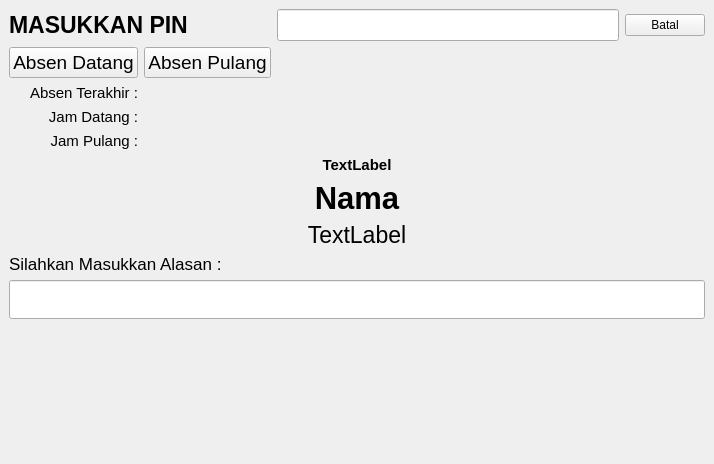
<?xml version="1.0" encoding="UTF-8"?>
<ui version="4.0">
 <class>MainWindow</class>
 <widget class="QMainWindow" name="MainWindow">
  <property name="geometry">
   <rect>
    <x>0</x>
    <y>0</y>
    <width>714</width>
    <height>464</height>
   </rect>
  </property>
  <property name="windowTitle">
   <string>MainWindow</string>
  </property>
  <widget class="QWidget" name="centralwidget">
   <layout class="QGridLayout" name="gridLayout_2">
    <item row="0" column="0">
     <layout class="QGridLayout" name="gridLayout">
      <item row="4" column="0">
       <widget class="QLabel" name="label_4">
        <property name="sizePolicy">
         <sizepolicy hsizetype="Preferred" vsizetype="Fixed">
          <horstretch>0</horstretch>
          <verstretch>0</verstretch>
         </sizepolicy>
        </property>
        <property name="font">
         <font>
          <pointsize>11</pointsize>
         </font>
        </property>
        <property name="text">
         <string>Jam Pulang :</string>
        </property>
        <property name="alignment">
         <set>Qt::AlignRight|Qt::AlignTrailing|Qt::AlignVCenter</set>
        </property>
       </widget>
      </item>
      <item row="2" column="0">
       <widget class="QLabel" name="label_2">
        <property name="sizePolicy">
         <sizepolicy hsizetype="Preferred" vsizetype="Fixed">
          <horstretch>0</horstretch>
          <verstretch>0</verstretch>
         </sizepolicy>
        </property>
        <property name="font">
         <font>
          <pointsize>11</pointsize>
         </font>
        </property>
        <property name="text">
         <string>Absen Terakhir :</string>
        </property>
        <property name="alignment">
         <set>Qt::AlignRight|Qt::AlignTrailing|Qt::AlignVCenter</set>
        </property>
       </widget>
      </item>
      <item row="3" column="0">
       <widget class="QLabel" name="label_3">
        <property name="sizePolicy">
         <sizepolicy hsizetype="Preferred" vsizetype="Fixed">
          <horstretch>0</horstretch>
          <verstretch>0</verstretch>
         </sizepolicy>
        </property>
        <property name="font">
         <font>
          <pointsize>11</pointsize>
         </font>
        </property>
        <property name="text">
         <string>Jam Datang :</string>
        </property>
        <property name="alignment">
         <set>Qt::AlignRight|Qt::AlignTrailing|Qt::AlignVCenter</set>
        </property>
       </widget>
      </item>
      <item row="2" column="1">
       <widget class="QLabel" name="labelAbsenTerakhir">
        <property name="font">
         <font>
          <pointsize>11</pointsize>
         </font>
        </property>
        <property name="text">
         <string/>
        </property>
       </widget>
      </item>
      <item row="5" column="0" colspan="4">
       <widget class="QLabel" name="labelNIK">
        <property name="font">
         <font>
          <pointsize>11</pointsize>
          <weight>75</weight>
          <bold>true</bold>
         </font>
        </property>
        <property name="text">
         <string>TextLabel</string>
        </property>
        <property name="alignment">
         <set>Qt::AlignBottom|Qt::AlignHCenter</set>
        </property>
       </widget>
      </item>
      <item row="6" column="0" colspan="4">
       <widget class="QLabel" name="labelNama">
        <property name="sizePolicy">
         <sizepolicy hsizetype="Preferred" vsizetype="Fixed">
          <horstretch>0</horstretch>
          <verstretch>0</verstretch>
         </sizepolicy>
        </property>
        <property name="font">
         <font>
          <pointsize>23</pointsize>
          <weight>75</weight>
          <bold>true</bold>
         </font>
        </property>
        <property name="text">
         <string>Nama</string>
        </property>
        <property name="alignment">
         <set>Qt::AlignBottom|Qt::AlignHCenter</set>
        </property>
       </widget>
      </item>
      <item row="0" column="2">
       <widget class="QLineEdit" name="lineEditNIK">
        <property name="font">
         <font>
          <pointsize>15</pointsize>
         </font>
        </property>
       </widget>
      </item>
      <item row="1" column="1">
       <widget class="QPushButton" name="pushButtonPulang">
        <property name="font">
         <font>
          <pointsize>14</pointsize>
         </font>
        </property>
        <property name="text">
         <string>Absen Pulang</string>
        </property>
       </widget>
      </item>
      <item row="7" column="0" colspan="4">
       <widget class="QLabel" name="labelJabatan">
        <property name="font">
         <font>
          <pointsize>17</pointsize>
         </font>
        </property>
        <property name="text">
         <string>TextLabel</string>
        </property>
        <property name="alignment">
         <set>Qt::AlignHCenter|Qt::AlignTop</set>
        </property>
       </widget>
      </item>
      <item row="0" column="0" colspan="2">
       <widget class="QLabel" name="label">
        <property name="font">
         <font>
          <pointsize>17</pointsize>
          <weight>75</weight>
          <bold>true</bold>
         </font>
        </property>
        <property name="text">
         <string>MASUKKAN PIN</string>
        </property>
       </widget>
      </item>
      <item row="1" column="0">
       <widget class="QPushButton" name="pushButtonDatang">
        <property name="font">
         <font>
          <pointsize>14</pointsize>
         </font>
        </property>
        <property name="text">
         <string>Absen Datang</string>
        </property>
       </widget>
      </item>
      <item row="0" column="3">
       <widget class="QPushButton" name="pushButtonBatal">
        <property name="text">
         <string>Batal</string>
        </property>
        <property name="icon">
         <iconset resource="../../icon.qrc">
          <normaloff>:/icon/DESIGN/icon/32x32/cancel.png</normaloff>:/icon/DESIGN/icon/32x32/cancel.png</iconset>
        </property>
        <property name="iconSize">
         <size>
          <width>32</width>
          <height>32</height>
         </size>
        </property>
       </widget>
      </item>
      <item row="3" column="1">
       <widget class="QLabel" name="labelJamDatang">
        <property name="font">
         <font>
          <pointsize>11</pointsize>
         </font>
        </property>
        <property name="text">
         <string/>
        </property>
       </widget>
      </item>
      <item row="4" column="1">
       <widget class="QLabel" name="labelJamPulang">
        <property name="font">
         <font>
          <pointsize>11</pointsize>
         </font>
        </property>
        <property name="text">
         <string/>
        </property>
       </widget>
      </item>
      <item row="10" column="0">
       <spacer name="verticalSpacer">
        <property name="orientation">
         <enum>Qt::Vertical</enum>
        </property>
        <property name="sizeHint" stdset="0">
         <size>
          <width>20</width>
          <height>40</height>
         </size>
        </property>
       </spacer>
      </item>
      <item row="9" column="0" colspan="4">
       <widget class="QLineEdit" name="lineEditAlasan">
        <property name="font">
         <font>
          <pointsize>20</pointsize>
         </font>
        </property>
        <property name="text">
         <string/>
        </property>
       </widget>
      </item>
      <item row="8" column="0" colspan="2">
       <widget class="QLabel" name="labelAlasan">
        <property name="font">
         <font>
          <pointsize>13</pointsize>
         </font>
        </property>
        <property name="text">
         <string>Silahkan Masukkan Alasan :</string>
        </property>
       </widget>
      </item>
     </layout>
    </item>
   </layout>
  </widget>
 </widget>
 <tabstops>
  <tabstop>lineEditNIK</tabstop>
  <tabstop>pushButtonDatang</tabstop>
  <tabstop>pushButtonPulang</tabstop>
  <tabstop>pushButtonBatal</tabstop>
 </tabstops>
 <resources>
  <include location="../../icon.qrc"/>
 </resources>
 <connections/>
</ui>
